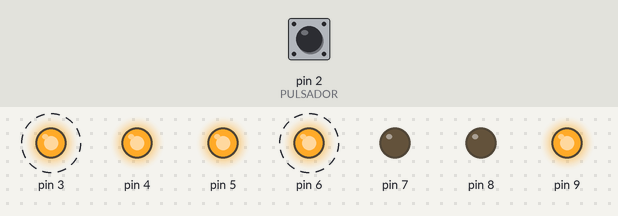
A sketch run on a simulated Arduino Uno, built with avr-gcc and run on an emulated ATmega328P. On the bench: output pins drawn as LEDs (lit = HIGH). Dashed ring = blinking. The inputs (shaded band) are chosen by the test bench; at power-on: pin 2 (PULSADOR) LOW. Random numbers use the default seed unless the sketch sets one.

Above: at 1.2 s.
1.3 s: pin 2 (PULSADOR) pulled HIGH for 0.15 s
At 1.3 s:
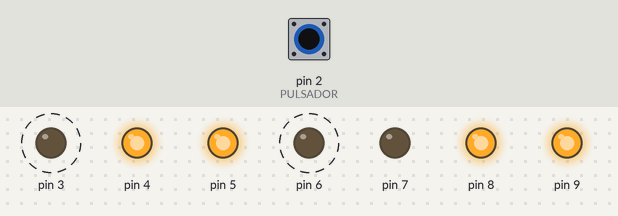
2.9 s: pin 2 (PULSADOR) pulled HIGH for 1 s
At 4.5 s:
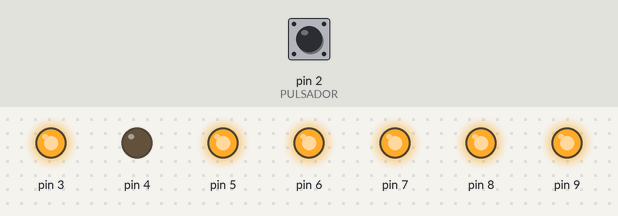
5.4 s: pin 2 (PULSADOR) pulled HIGH for 0.15 s
At 6.86 s:
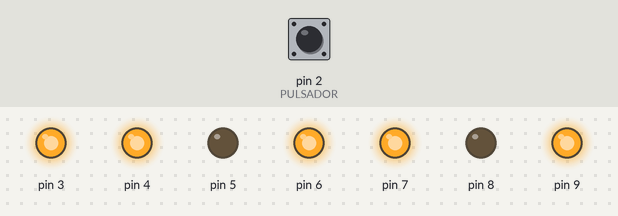
8.4 s: pin 2 (PULSADOR) pulled HIGH for 3.2 s
Timing chart, 0 to 12.9 s (numbered marks = the images above; inputs shaded):
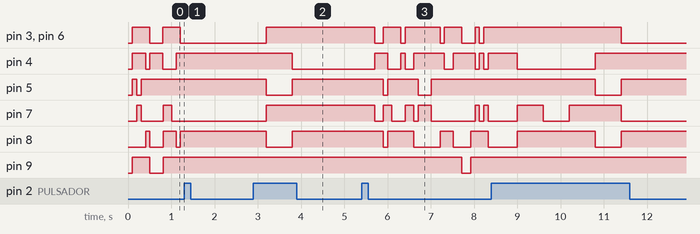

Measured:
- after the input at 1.3 s, every drawn part: stays the same
- after the input at 2.9 s, pin 3, pin 6, pin 7: LOW → HIGH after 0.30 s; pin 4: HIGH → LOW after 0.90 s; pin 5, pin 8: HIGH → LOW after 0.30 s, → HIGH 0.60 s later
- after the input at 5.4 s, pin 3: HIGH → LOW after 0.30 s, → HIGH 0.20 s later, → LOW 0.40 s later, → HIGH 0.10 s later, … (10 changes in this stretch); pin 4: LOW → HIGH after 0.30 s, → LOW 0.30 s later, → HIGH 0.30 s later, → LOW 0.10 s later, … (11 changes in this stretch)
- by itself, pin 3, pin 6: alternates HIGH for 0.40 s and LOW for 0.30 s

The sketch:

pantalla_7segmentos.ino
```cpp
#define PULSADOR 2

byte numero[10][8] = {
  {1, 1, 1, 1, 1, 1, 0, 0}, // 0
  {0, 1, 1, 0, 0, 0, 0, 0}, // 1
  {1, 1, 0, 1, 1, 0, 1, 0}, // 2
  {1, 1, 1, 1, 0, 0, 1, 0}, // 3
  {0, 1, 1, 0, 0, 1, 1, 0}, // 4
  {1, 0, 1, 1, 0, 1, 1, 0}, // 5
  {1, 0, 1, 1, 1, 1, 1, 0}, // 6
  {1, 1, 1, 0, 0, 0, 0, 0}, // 7
  {1, 1, 1, 1, 1, 1, 1, 0}, // 8
  {1, 1, 1, 0, 0, 1, 1, 0}  // 9
};

bool detenido = false;
int ultimoNumero = 0;
unsigned long tiempoAnterior = 0;
const int intervalo = 100;

void setup() {
  Serial.begin(9600);
  for (int i = 3; i < 10; i++) {
    pinMode(i, OUTPUT);
  }
  pinMode(PULSADOR, INPUT);
  randomSeed(analogRead(A0));
}

void loop() {
  int valorPulsador = digitalRead(PULSADOR);

//
  if (valorPulsador == HIGH) {
    detenido = !detenido;
    delay(300);
  }
//empiezaaaaaaaaaaaaaa
  if (!detenido) {
    if (millis() - tiempoAnterior > intervalo) {
      tiempoAnterior = millis();
      ultimoNumero = random(1, 7);
      for (int e = 0; e < 8; e++) {
        digitalWrite(e + 3, numero[ultimoNumero][e]);
      }
    }
  } else {
    //para que muestre el ultimo numero jeee
    for (int e = 0; e < 8; e++) {
      digitalWrite(e + 3, numero[ultimoNumero][e]);
    }
  }
}
```
